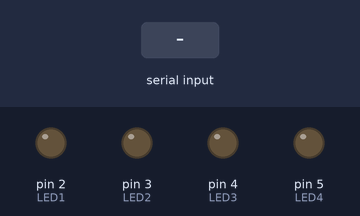
Simulated run of this sketch. Board: Arduino Uno, built with avr-gcc and run on an emulated ATmega328P. Shown: output pins drawn as LEDs (lit = HIGH). The test bench sets the inputs (shaded band). What the sketch prints to the serial monitor is not drawn.

Above: at 1.2 s.
1.3 s: "2" received over Serial
At 2.5 s:
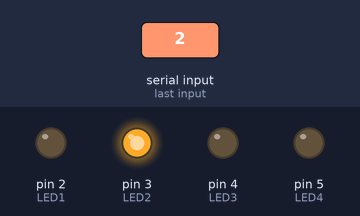
2.8 s: "3" received over Serial
At 3.7 s:
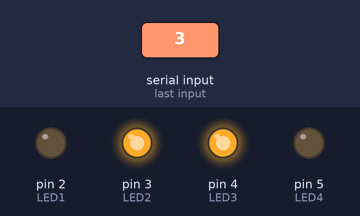
4.3 s: "4" received over Serial
At 4.8 s:
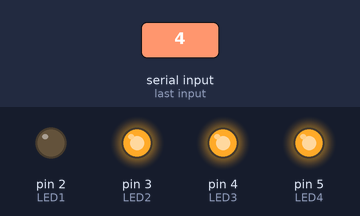
5.8 s: "1" received over Serial
At 7.2 s:
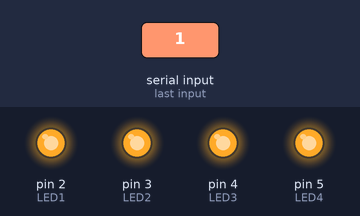
Timing chart, 0 to 8.3 s (numbered marks = the images above; inputs shaded):
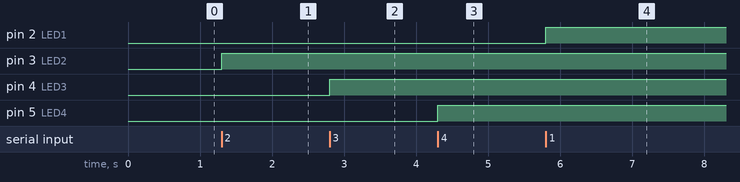

Measured:
- after the input at 1.3 s, pin 3 (LED2): LOW → HIGH at once
- after the input at 2.8 s, pin 4 (LED3): LOW → HIGH at once
- after the input at 4.3 s, pin 5 (LED4): LOW → HIGH at once
- after the input at 5.8 s, pin 2 (LED1): LOW → HIGH at once

The sketch:

ComunicacionSerial.ino
```cpp
int LED1 = 2;
int LED2 = 3;
int LED3 = 4;
int LED4 = 5;

void setup() {
  Serial.begin(9600);
  pinMode(LED1, OUTPUT);
  pinMode(LED2, OUTPUT);
  pinMode(LED3, OUTPUT);
  pinMode(LED4, OUTPUT);
}

void loop() {
  if(Serial.available() > 0){
    char lectura = Serial.read();
    Serial.print(lectura);

    if(lectura == 49){
      digitalWrite(LED1, HIGH);
    }
    if(lectura == '2'){
      digitalWrite(LED2, HIGH);
    }
    if(lectura == '3'){
      digitalWrite(LED3, HIGH);
    }
    if(lectura == '4'){
      digitalWrite(LED4, HIGH);
    }
  }
}
```
